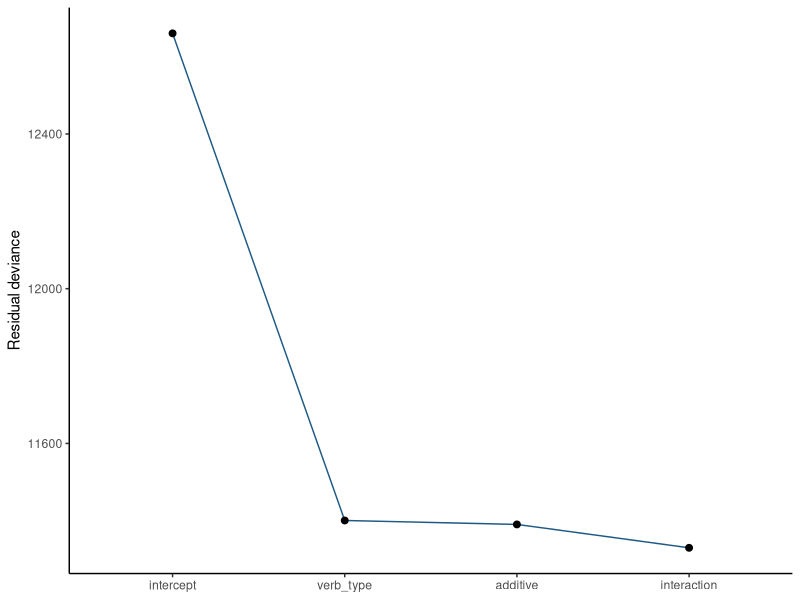

Source code (R):
## ---- chunk 1
#| label: observed-saturated-rows
#| echo: true
st <- read.csv("data/supertelicity/supertelicity-cloze.csv")
observed_saturated_rows <- st[c(
  which(st$prep_in == 1L)[[1L]],
  which(st$prep_in == 0L)[[1L]]
), c("participant_id", "sentence_id", "verb", "verb_type", "preposition", "prep_in")]
observed_saturated_rows
## ---- chunk 2
#| label: fit-deviance-sequence
#| echo: true
st$verb_type <- factor(st$verb_type, levels = c("manner", "result"))
st$contentfulness <- factor(st$contentfulness,
                            levels = c("contentful", "bleached", "templatic"))
models <- list(
  intercept = glm(prep_in ~ 1, binomial(), st),
  verb_type = glm(prep_in ~ verb_type, binomial(), st),
  additive = glm(prep_in ~ verb_type + contentfulness, binomial(), st),
  interaction = glm(prep_in ~ verb_type * contentfulness, binomial(), st)
)
comparison <- data.frame(
  model = factor(names(models), levels = names(models)),
  parameters = vapply(models, function(x) length(coef(x)), integer(1)),
  residual_deviance = vapply(models, deviance, numeric(1))
)
comparison$deviance_reduction <- c(NA, -diff(comparison$residual_deviance))
comparison
## ---- chunk 3
#| label: plot-deviance-sequence
#| echo: true
library(ggplot2)
ggplot(comparison, aes(model, residual_deviance, group = 1)) +
  geom_line(color = "#1F5A85") + geom_point(size = 2) +
  labs(x = NULL, y = "Residual deviance") + theme_classic()
